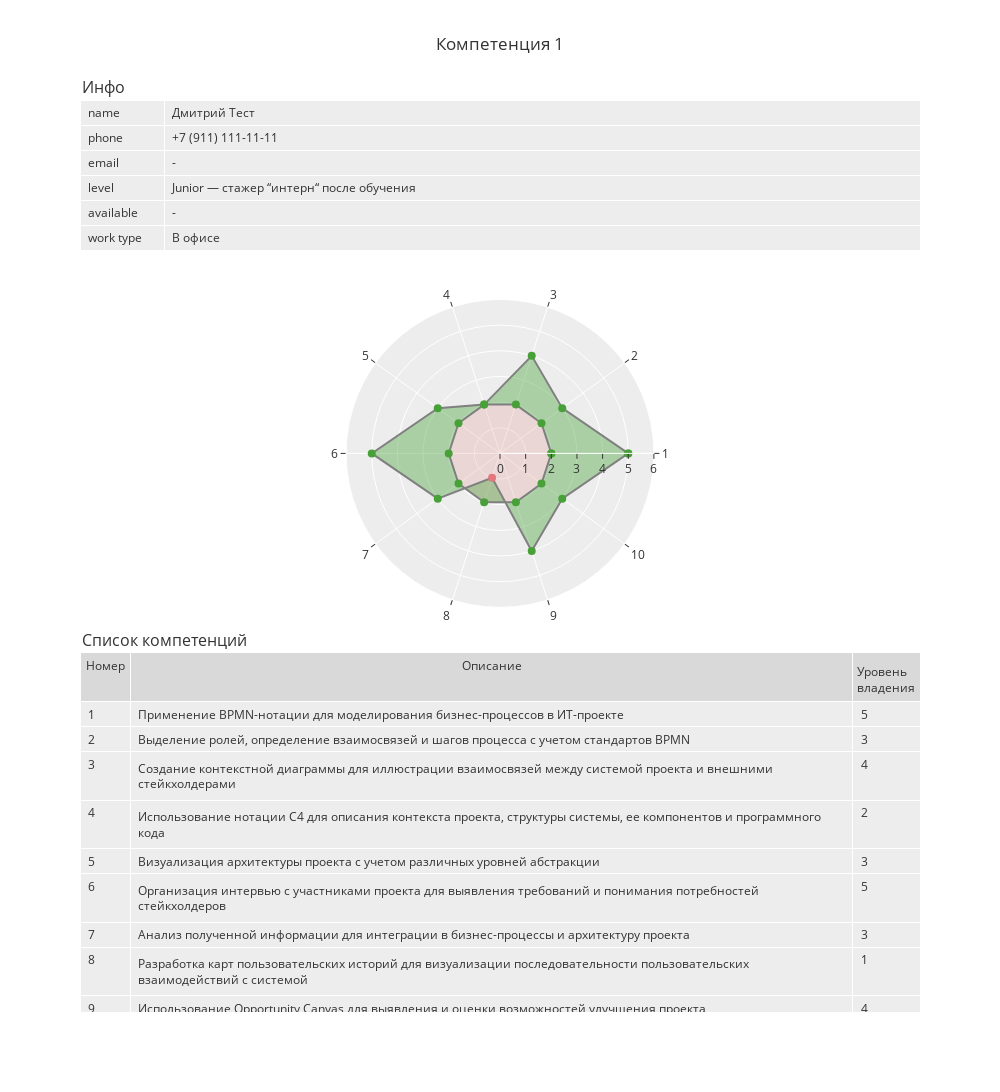

Notebook cell for this chart:
### Markdown cell above
6. Выводим сформированный отчет

### Code cell
fig.show()

### Figure 1 — Plotly figure (JSON) as saved in the notebook; plotly's stock layout.template omitted (floating-point values rounded to 4 significant figures)
{"data": [{"cells": {"align": "left", "height": 25, "values": [["name", "phone", "email", "level", "available", "work type"], ["Дмитрий Тест", "+7 (911) 111-11-11", "-", "Junior — стажер “интерн“ после обучения", "-", "В офисе"]]}, "columnwidth": [0.1, 0.9, 0], "domain": {"x": [0, 1], "y": [0.8312, 1]}, "header": {"align": "left", "height": 0, "values": ["", ""]}, "type": "table"}, {"customdata": ["Знаю только теорию", "Знаю только теорию", "Знаю только теорию", "Знаю только теорию", "Знаю только теорию", "Знаю только теорию", "Знаю только теорию", "Знаю только теорию", "Знаю только теорию", "Знаю только теорию", "Знаю только теорию"], "fill": "tonext", "fillcolor": "rgba(226,120,123,0.2)", "hovertemplate": "%{customdata}", "line": {"color": "grey"}, "marker": {"color": ["rgba(72,161,56,1)", "rgba(72,161,56,1)", "rgba(72,161,56,1)", "rgba(72,161,56,1)", "rgba(72,161,56,1)", "rgba(72,161,56,1)", "rgba(72,161,56,1)", "rgba(72,161,56,1)", "rgba(72,161,56,1)", "rgba(72,161,56,1)", "rgba(72,161,56,1)"], "size": 8}, "mode": "lines+markers", "name": "Reference", "r": [2, 2, 2, 2, 2, 2, 2, 2, 2, 2, 2], "subplot": "polar", "theta": ["1", "2", "3", "4", "5", "6", "7", "8", "9", "10", "1"], "type": "scatterpolar"}, {"customdata": ["Владею в совершенстве и активно использую на практике", "Знаю теорию и применяю на практике, но есть сложности", "Использую на практике, теории не знаю", "Знаю только теорию", "Знаю теорию и применяю на практике, но есть сложности", "Владею в совершенстве и активно использую на практике", "Знаю теорию и применяю на практике, но есть сложности", "Не знаю вообще как", "Использую на практике, теории не знаю", "Знаю теорию и применяю на практике, но есть сложности", "Владею в совершенстве и активно использую на практике"], "fill": "tonext", "fillcolor": "rgba(72,161,56,0.4)", "hovertemplate": "%{customdata}", "line": {"color": "grey"}, "marker": {"color": ["rgba(72,161,56,1)", "rgba(72,161,56,1)", "rgba(72,161,56,1)", "rgba(72,161,56,1)", "rgba(72,161,56,1)", "rgba(72,161,56,1)", "rgba(72,161,56,1)", "rgba(226,120,123,1)", "rgba(72,161,56,1)", "rgba(72,161,56,1)", "rgba(72,161,56,1)"], "size": 8}, "mode": "lines+markers", "name": "Дмитрий Тест", "r": [5, 3, 4, 2, 3, 5, 3, 1, 4, 3, 5], "subplot": "polar", "theta": ["1", "2", "3", "4", "5", "6", "7", "8", "9", "10", "1"], "type": "scatterpolar"}, {"cells": {"align": "left", "height": 25, "values": [["1", "2", "3", "4", "5", "6", "7", "8", "9", "10"], ["Применение BPMN-нотации для моделирования бизнес-процессов в ИТ-проекте", "Выделение ролей, определение взаимосвязей и шагов процесса с учетом стандартов BPMN", "Создание контекстной диаграммы для иллюстрации взаимосвязей между системой проекта и внешними стейкхолдерами", "Использование нотации C4 для описания контекста проекта, структуры системы, ее компонентов и программного кода", "Визуализация архитектуры проекта с учетом различных уровней абстракции", "Организация интервью с участниками проекта для выявления требований и понимания потребностей стейкхолдеров", "Анализ полученной информации для интеграции в бизнес-процессы и архитектуру проекта", "Разработка карт пользовательских историй для визуализации последовательности пользовательских взаимодействий с системой", "Использование Opportunity Canvas для выявления и оценки возможностей улучшения проекта", "Анализ потенциальных выгод и рисков для принятия информированных решений"], [5, 3, 4, 2, 3, 5, 3, 1, 4, 3]]}, "columnwidth": [0.06, 0.86, 0.08], "domain": {"x": [0, 1], "y": [0, 0.3937]}, "header": {"align": "center", "values": ["Номер", "Описание", "Уровень владения"]}, "type": "table"}], "layout": {"annotations": [{"font": {"size": 16}, "showarrow": false, "text": "Инфо", "x": 0, "xanchor": "left", "xref": "paper", "y": 1, "yanchor": "bottom", "yref": "paper"}, {"font": {"size": 16}, "showarrow": false, "text": "Список компетенций", "x": 0, "xanchor": "left", "xref": "paper", "y": 0.3937, "yanchor": "bottom", "yref": "paper"}], "height": 1200, "polar": {"domain": {"x": [0, 1], "y": [0.4437, 0.7812]}, "radialaxis": {"range": [0, 6], "visible": true}}, "showlegend": false, "title": {"text": "Компетенция 1"}, "width": 1000}}
